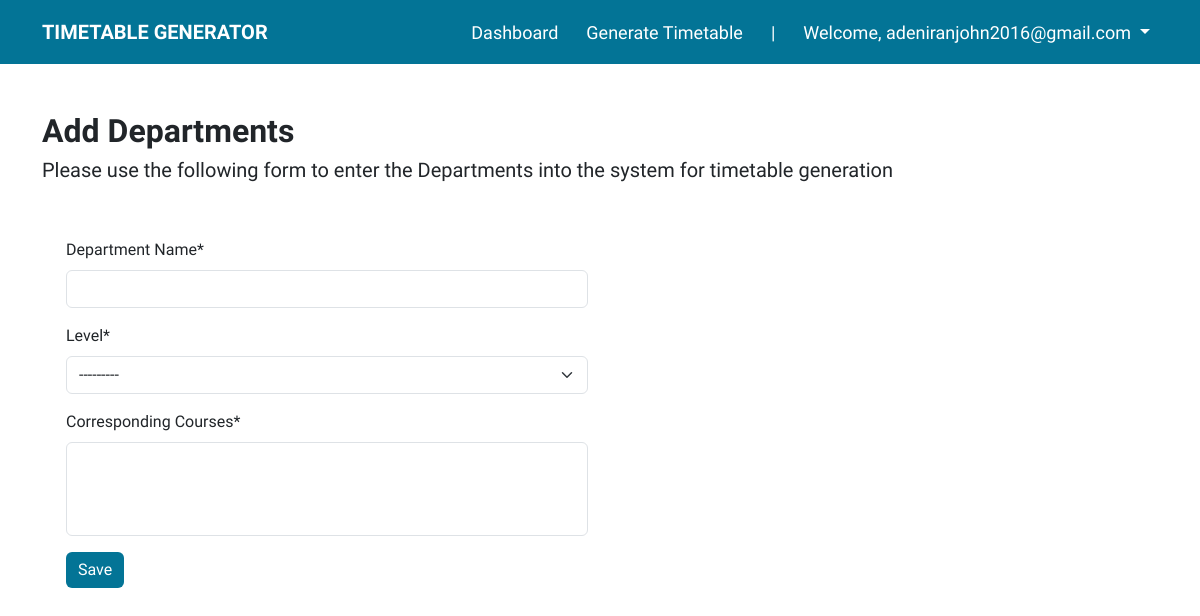
Page /add-departments/ (signed in) on the earlier database version.
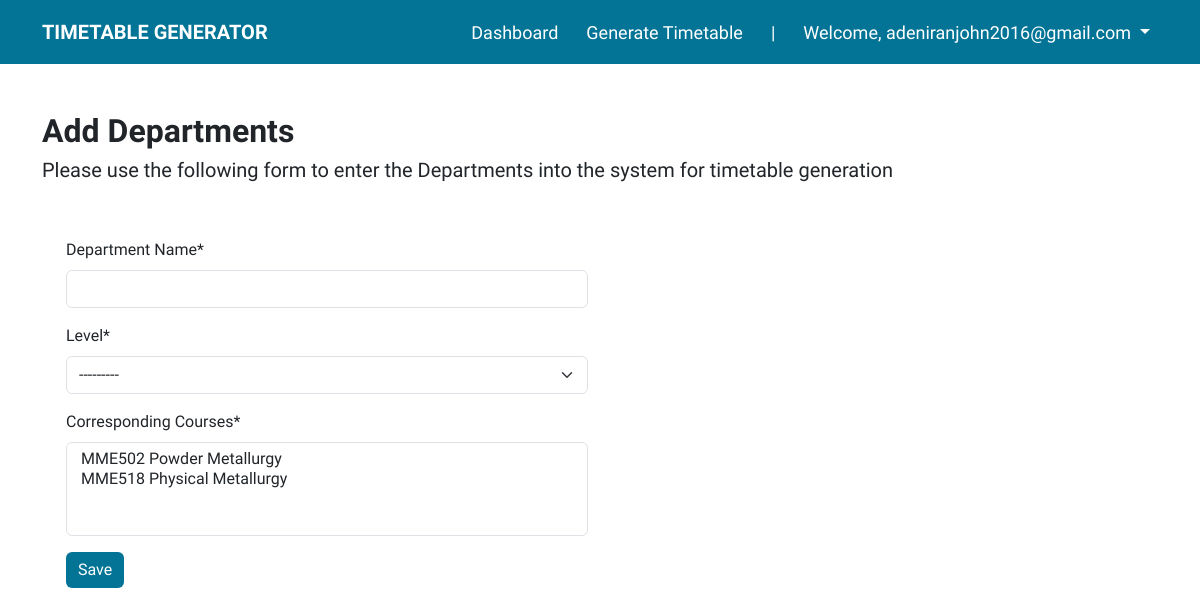
Same page on the later database version.
### ttgen/models.py (models this page shows)
class Level(models.Model):
    level = models.CharField(max_length=6, blank=True)
    def __str__(self):
        return self.level

### ttgen/views.py (the view)
# urls.py: path('add-departments/', views.add_departments, name='add-dept'),
@login_required
def add_departments(request):
    form = DepartmentForm(request.POST or None)
    if request.method == 'POST':
        if form.is_valid():
            obj = form.save()
            messages.info(request, f'{obj.dept_name} added sucessfully')
            obj.save()
            return redirect('ttgen:add-dept')
    context = {
        'form': form
    }
    return render(request, 'ttgen/add_depts.html', context)

### ttgen/forms.py
class DepartmentForm(forms.ModelForm):
    def __init__(self, *args, **kwargs):
        super().__init__(*args, **kwargs)
        self.helper = FormHelper()
        self.helper.layout = Layout(
            Row(
                Column('dept_name', css_class='form-group col-md-6 mb-0'),
            ),
            Row(
                Column('level', css_class='form-group col-md-6 mb-0'),
            ),
            Row(
                Column('courses', css_class='form-group col-md-6 mb-0'),
            ),
            Submit('submit', 'Save')
        )
    class Meta:
        model = Department
        fields = ['dept_name', 'level', 'courses']
        labels = {
            "dept_name": "Department Name",
            "courses": "Corresponding Courses",
            'level': "Level"
        }

### ttgen/models.py (called while the page is built)
    def __str__(self):
        return f'{self.code} {self.title}'

### templates/ttgen/add_depts.html (shortened to what this page needs)
{% extends 'ttgen/base.html' %}
{% load crispy_forms_tags %}
{% block navigation %}
    {% include 'ttgen/includes/_navbar.html' %}
{% endblock navigation %}
{% block content %}
        <h2>Add Departments</h2>
        <h5>
            Please use the following form to enter the
            Departments into the system for timetable generation
        </h5>
        <div class="container-fluid px-4 py-5">
            <form method='POST'>
                {% crispy form %}
            </form>
        </div>
{% endblock content %}

Differences in the rows shown:
added Level: level "---------"
Other differences:
form field courses: (not shown) → "MME502 Powder Metallurgy / MME518 Physical Metallurgy"
form field level: "---------" → (not shown)
